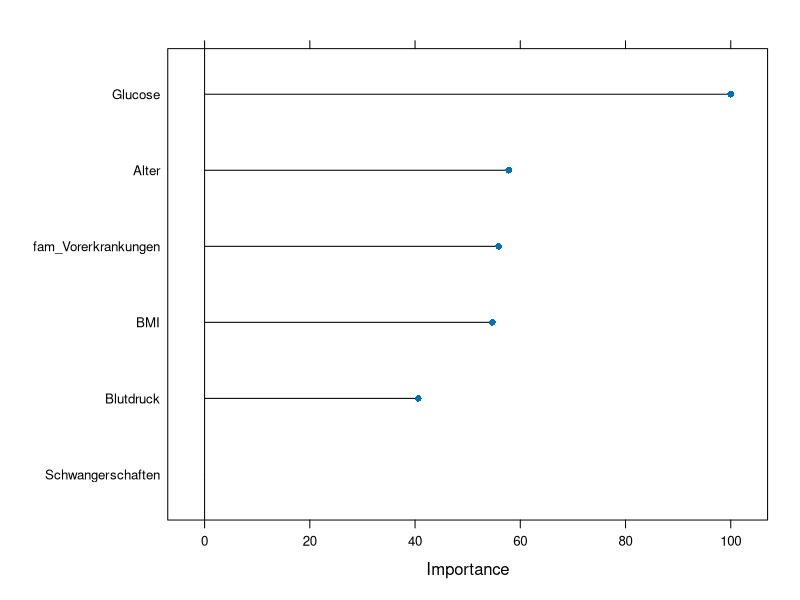
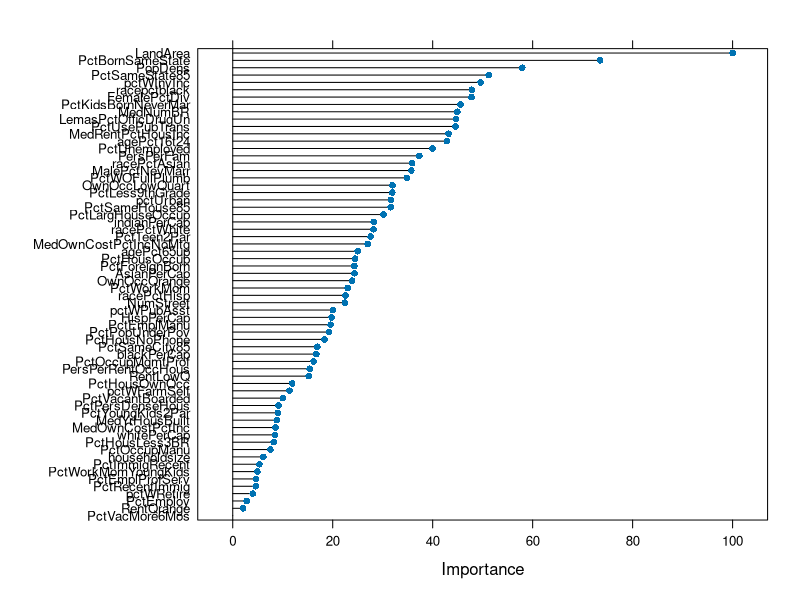

Here is the R script that generated these plots, in order:
## ---- chunk 1
knitr::opts_chunk$set(comment = NA, 
                      fig.width = 6, 
                      fig.height = 6,
                      fig.align = 'center',
                      echo = TRUE, 
                      eval = TRUE, 
                      warning = FALSE,
                      message = FALSE)

options(digits = 3)
## ---- chunk 2
# Load datasets locally
library(tidyverse)
library(ggthemes)
require(caret)
diabetes <- read_csv("1_Data/diabetes.csv")
murders_crime <- read_csv("1_Data/murders_crime.csv")
violent_crime <- read_csv("1_Data/violent_crime.csv")
nonviolent_crime <- read_csv("1_Data/nonviolent_crime.csv")
## ---- chunk 3
library(tidyverse)
library(caret)
library(party)
library(partykit)
## ---- chunk 4
# Lese Daten ein
diabetes <- read_csv(file = "1_Data/diabetes.csv")
## ---- chunk 5
# Konvertiere alle character zu factor
diabetes <- diabetes %>% mutate_if(is.character, factor)
## ---- chunk 6
# Setze Random seed
set.seed(100)

# Index für Training
train_index <- createDataPartition(diabetes$Diabetes, p = .05, list = FALSE)

# Kreiere Training- und Testdaten
diabetes_train <- diabetes %>% slice(train_index)
diabetes_test  <- diabetes %>% slice(-train_index)
## ---- chunk 7
# Wähle Features aus
diabetes_train_pred <- diabetes_train %>% select(-Diabetes)

# Wähle Kriterium aus
diabetes_train_crit <- diabetes_train %>% select(Diabetes)
## ---- chunk 8
# Bestimmte die Korrelationsmatrix
corr_matrix <- cor(diabetes_train_pred)

# Identifiziere übermässig korrelierte Features
findCorrelation(corr_matrix)
## ---- chunk 9
# Identifiziere Features ohne "Varianz"
nearZeroVar(diabetes_train_pred)
## ---- chunk 10
# Füge nun Features und Kriterium zusammen
diabetes_train <- diabetes_train_crit %>% bind_cols(diabetes_train_pred)
## ---- chunk 11
# Fitte Regression
diabetes_glm <- train(Diabetes ~ .,
                      data = diabetes_train,
                      method = "glm")
## ---- chunk 12
# Bestimme Featurewichtigkeit
varimp_glm <- varImp(diabetes_glm)

# Printe Featurewichtigkeit
varimp_glm

# Plotte Featurewichtigkeit
plot(varimp_glm)
## ---- chunk 13
# Fitte Regression mit dem besten Prädiktor
diabetes_glm1 <- train(Diabetes ~ Glucose,
                       data = diabetes_train,
                       method = "glm")
## ---- chunk 14
# Evaluation des Tranings
confusionMatrix(predict(diabetes_glm), reference = diabetes_train$Diabetes)
confusionMatrix(predict(diabetes_glm1), reference = diabetes_train$Diabetes)

# Evaluation des Tests
confusionMatrix(predict(diabetes_glm, newdata = diabetes_test), reference = diabetes_test$Diabetes)
confusionMatrix(predict(diabetes_glm1, newdata = diabetes_test), reference = diabetes_test$Diabetes)
## ---- chunk 15
# Lese Daten ein
murders <- read_csv(file = "1_Data/murders_crime.csv")
## ---- chunk 16
# Konvertiere alle character zu factor
murders <- murders %>% mutate_if(is.character, factor)
## ---- chunk 17
# Setze Random seed
set.seed(100)

# split index
train_index <- createDataPartition(murders$murders, p = .25, list = FALSE)

# train and test sets
murders_train <- murders %>% slice(train_index)
murders_test  <- murders %>% slice(-train_index)
## ---- chunk 18
# Wähle Features aus
murders_train_pred <- murders_train %>% select(-murders)

# Wähle Kriterium aus
murders_train_crit <- murders_train %>% select(murders)
## ---- chunk 19
# Bestimmte die Korrelationsmatrix
corr_matrix <- cor(murders_train_pred)

# Identifiziere übermässig korrelierte Features
findCorrelation(corr_matrix)
## ---- chunk 20
# Entferne korrelierte Features
murders_train_pred <- murders_train_pred %>% select(-findCorrelation(corr_matrix))
## ---- chunk 21
# Identifiziere Features ohne "Varianz"
nearZeroVar(murders_train_pred)
## ---- chunk 22
# Entferne Features ohne Varianz
murders_train_pred <- murders_train_pred %>% select(-nearZeroVar(murders_train_pred))
## ---- chunk 23
# Füge nun Features und Kriterium zusammen
murders_train_reduziert <- murders_train_crit %>% bind_cols(murders_train_pred)
## ---- chunk 24
# Fitte Regression
murders_glm_reduziert <- train(murders ~ .,
                               data = murders_train_reduziert,
                               method = "glm")
## ---- chunk 25
# Bestimme Featurewichtigkeit
varimp_glm <- varImp(murders_glm_reduziert)

# Printe Featurewichtigkeit
varimp_glm

# Plotte Featurewichtigkeit
plot(varimp_glm)
## ---- chunk 26
# Features mit Imp > 50
murders_train_reduziert50 <- murders_train_reduziert %>% 
  select(1, which(varimp_glm$importance > 50) + 1)

# Features mit Imp > 30
murders_train_reduziert30 <- murders_train_reduziert %>% 
  select(1, which(varimp_glm$importance > 30) + 1)

## ---- chunk 27
# Fitte Regression mit 80% Varianz präserviert
murders_glm_pca80 = train(murders ~ .,
                          data = murders_train,
                          method = "glm",
                          preProcess = c("pca"),
                          trControl = trainControl(preProcOptions = list(thresh = .8)))

# Fitte Regression mit 50% Varianz präserviert
murders_glm_pca50 = train(murders ~ .,
                          data = murders_train,
                          method = "glm",
                          preProcess = c("pca"),
                          trControl = trainControl(preProcOptions = list(thresh = .5)))
## ---- chunk 28
# Fitte Regression mit reduziertem Datensatz
murders_glm <- train(murders ~ .,
                     data = murders_train,
                     method = "glm")

# Fitte Regression mit reduziertem Datensatz mit Features mit Imp > 50
murders_glm_reduziert50 <- train(murders ~ .,
                               data = murders_train_reduziert50,
                               method = "glm")

# Fitte Regression mit reduziertem Datensatz mit Features mit Imp > 20
murders_glm_reduziert30 <- train(murders ~ .,
                               data = murders_train_reduziert30,
                               method = "glm")
## ---- chunk 29
# Evaluation des Tests für murders_glm
confusionMatrix(predict(murders_glm, 
                        newdata = murders_test), 
              reference = murders_test$murders)

# Evaluation des Tests für murders_glm_reduziert
confusionMatrix(predict(murders_glm_reduziert, 
                        newdata = murders_test), 
                reference = murders_test$murders)

# Evaluation des Tests für murders_glm_reduziert50
confusionMatrix(predict(murders_glm_reduziert50, 
                        newdata = murders_test), 
                reference = murders_test$murders)

# Evaluation des Tests für murders_glm_reduziert30
confusionMatrix(predict(murders_glm_reduziert30, 
                        newdata = murders_test), 
                reference = murders_test$murders)

# Evaluation des Tests für murders_glm_pca80
confusionMatrix(predict(murders_glm_pca80, 
                        newdata = murders_test), 
                reference = murders_test$murders)

# Evaluation des Tests für murders_glm_pca50
confusionMatrix(predict(murders_glm_pca50, 
                        newdata = murders_test), 
                reference = murders_test$murders)
